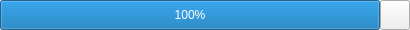
<?xml version="1.0" encoding="UTF-8"?>
<ui version="4.0">
 <class>Form</class>
 <widget class="QWidget" name="Form">
  <property name="geometry">
   <rect>
    <x>0</x>
    <y>0</y>
    <width>410</width>
    <height>30</height>
   </rect>
  </property>
  <property name="sizePolicy">
   <sizepolicy hsizetype="Fixed" vsizetype="Fixed">
    <horstretch>0</horstretch>
    <verstretch>0</verstretch>
   </sizepolicy>
  </property>
  <property name="minimumSize">
   <size>
    <width>0</width>
    <height>30</height>
   </size>
  </property>
  <property name="maximumSize">
   <size>
    <width>16777215</width>
    <height>30</height>
   </size>
  </property>
  <property name="windowTitle">
   <string>Form</string>
  </property>
  <layout class="QHBoxLayout" name="horizontalLayout">
   <property name="spacing">
    <number>0</number>
   </property>
   <property name="leftMargin">
    <number>0</number>
   </property>
   <property name="topMargin">
    <number>0</number>
   </property>
   <property name="rightMargin">
    <number>0</number>
   </property>
   <property name="bottomMargin">
    <number>0</number>
   </property>
   <item>
    <widget class="QProgressBar" name="progressBar">
     <property name="minimumSize">
      <size>
       <width>0</width>
       <height>30</height>
      </size>
     </property>
     <property name="maximumSize">
      <size>
       <width>16777215</width>
       <height>30</height>
      </size>
     </property>
     <property name="value">
      <number>100</number>
     </property>
    </widget>
   </item>
   <item>
    <widget class="QPushButton" name="logButton">
     <property name="minimumSize">
      <size>
       <width>30</width>
       <height>30</height>
      </size>
     </property>
     <property name="maximumSize">
      <size>
       <width>30</width>
       <height>30</height>
      </size>
     </property>
     <property name="text">
      <string/>
     </property>
     <property name="icon">
      <iconset resource="../Resource/ProgressBar.qrc">
       <normaloff>:/rs/Icon/log.png</normaloff>:/rs/Icon/log.png</iconset>
     </property>
     <property name="iconSize">
      <size>
       <width>16</width>
       <height>16</height>
      </size>
     </property>
    </widget>
   </item>
  </layout>
 </widget>
 <resources>
  <include location="../Resource/ProgressBar.qrc"/>
 </resources>
 <connections/>
</ui>
